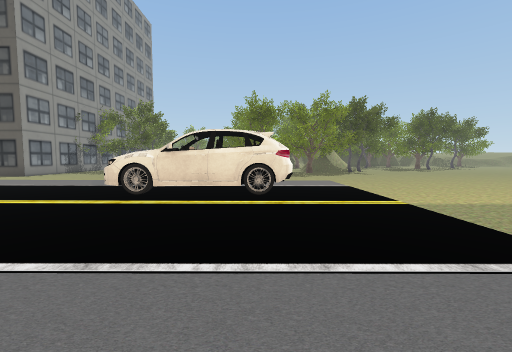
[1] (above)

24 first-person views from a walk through a Unity game level. The camera is 1.4 m above the floor, tilts 4° down and sees 90° across. The floor is counted in squares, 2 m on a side. Each view is taken from the middle of a square. On the plan, view 1 faces up. The plan holds only what a view shows up to about 9 squares ahead; the rest is blank. The place goes on beyond the plan. Some surface patterns are stand-ins.

[2]
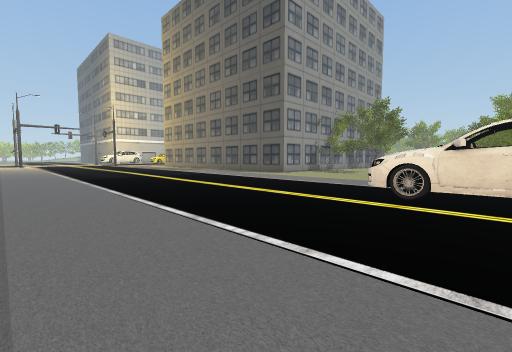

[3]
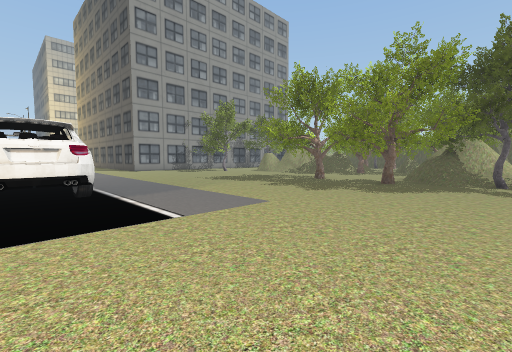

[4]
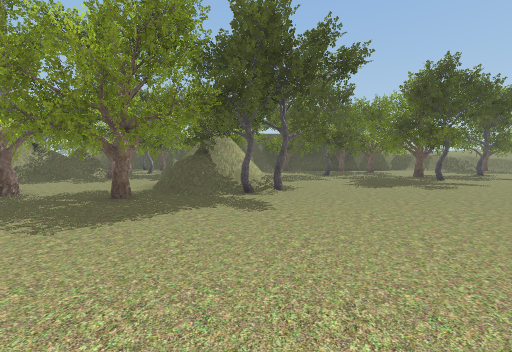

[5]
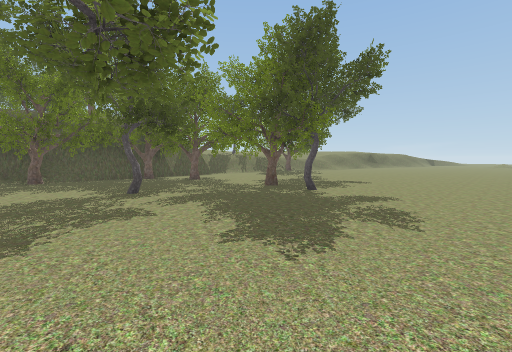

[6]
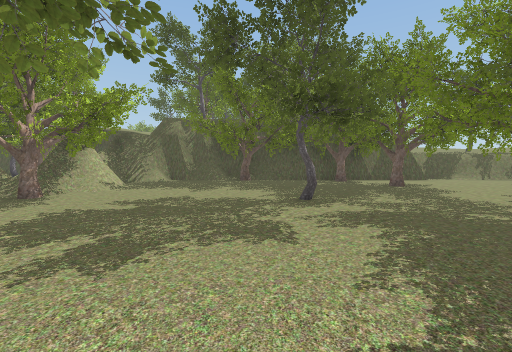

[7]
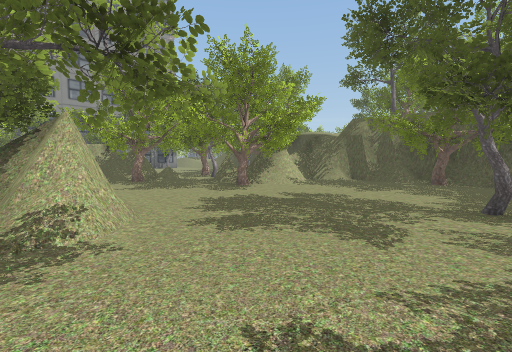

[8]
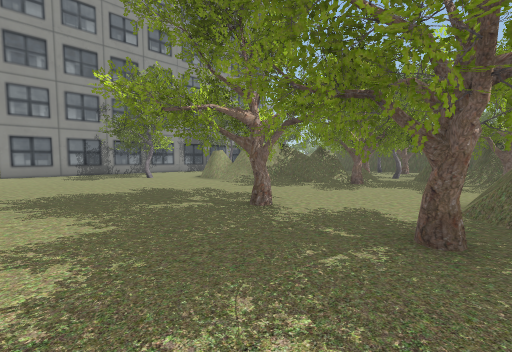

[9]
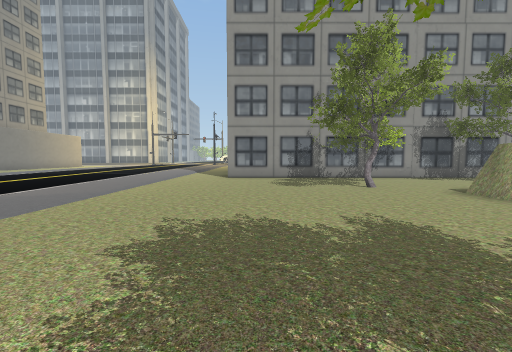

[10]
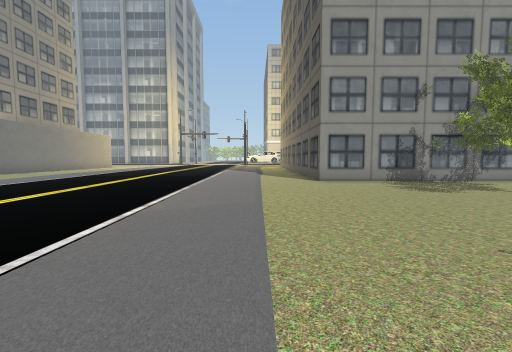

[11]
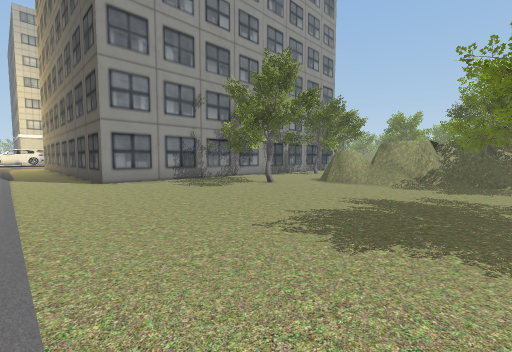

[12]
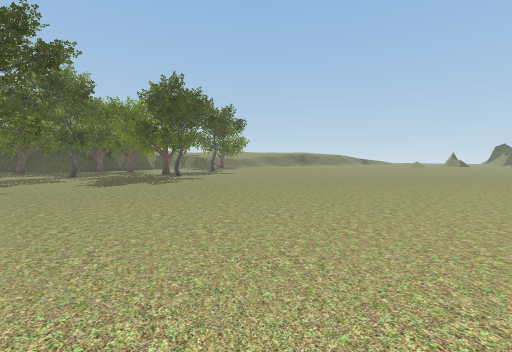

[13]
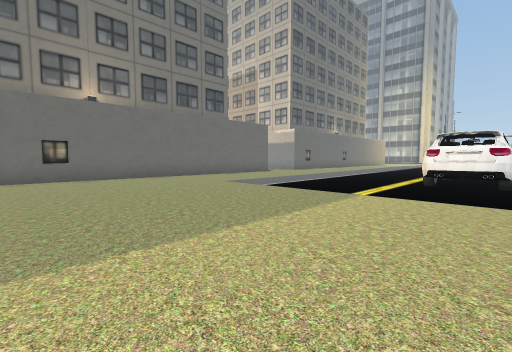

[14]
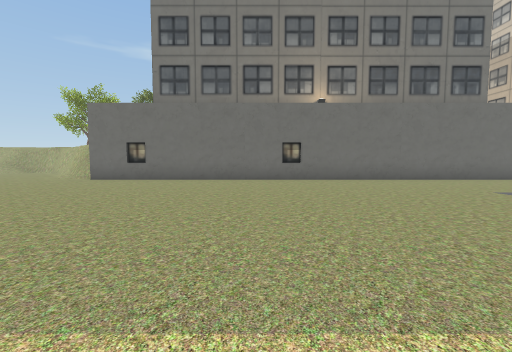

[15]
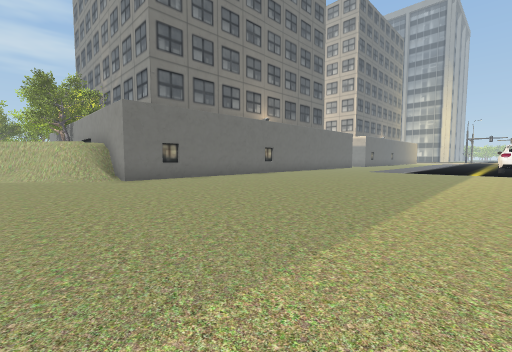

[16]
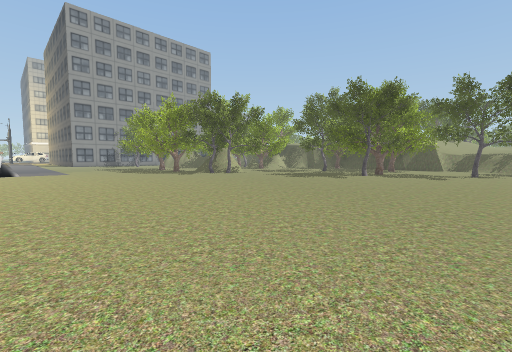

[17]
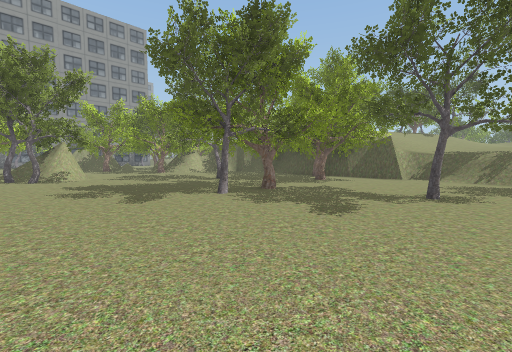

[18]
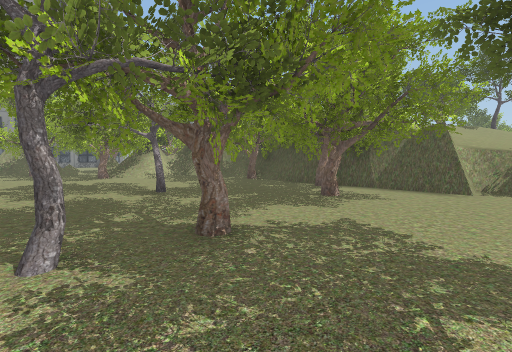

[19]
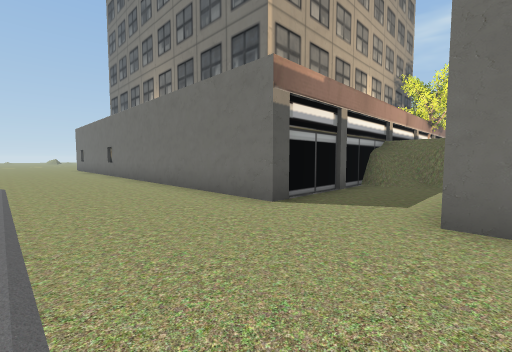

[20]
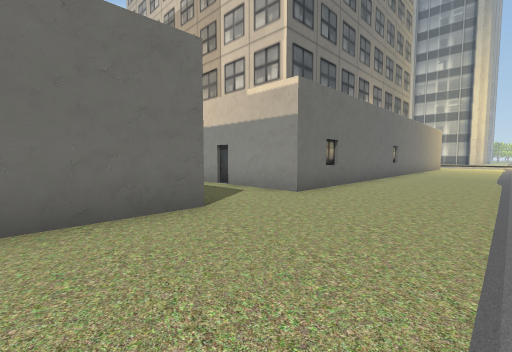

[21]
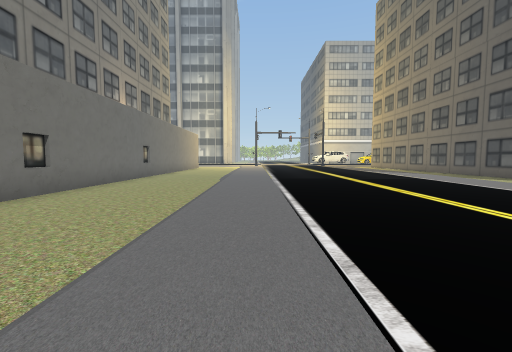

[22]
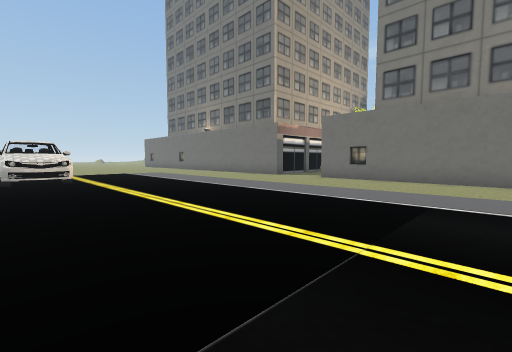

[23]
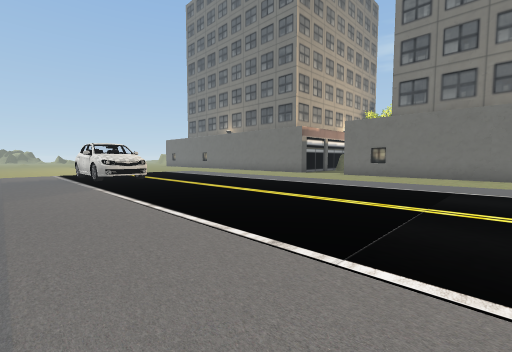

[24]
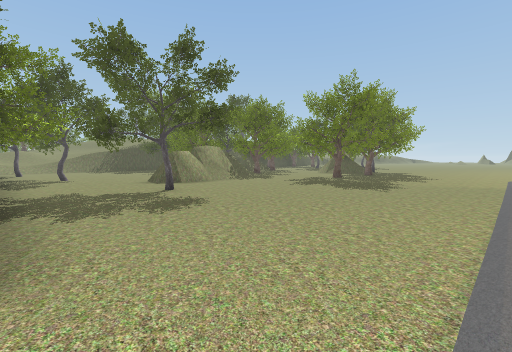

### Floor plan
Key: @ floor where view 1 was taken; # wall or solid block; . main floor; : floor 1.75 m higher than the main floor; + floor 2.5 m higher than the main floor; * floor 4.5 m higher than the main floor; / step, stairs or slope; = window, fence, low wall or low ledge; O other object.
Columns run from 11 left of view 1 to 15 right of it. Each row starts with its distance up from view 1.
 28                        //
 27                        //
 26                        //
 25                    O   //
 24                 #* OO  //::
 23          OOO  ####O#OO##==/
 22           OO  #//.OOO#O.../
 21               #..OO..OOO...
 20   OO     OO#####.....OOO...
 19   O#     OOO###O.....O....O
 18   O..     #OO.OO.....OO..O.
 17   O...  ###OO......O.O#O...
 16   O...####.OO........OO....
 15   OO..........###O.........
 14   O..O.....O..#OO..........
 13   OO......OOO.OOO..........
 12   O........O OO............
 11   O.......O..O.O...........
 10 OOO........................
  9 ...........................
  8 //.........................
  7 ...........................
  6 .........OOO...............
  5 ........OOOO...............
  4 ...........................
  3 ...........................
  2 ...........................
  1 ...........................
  0 //.........@...............
 -1 ...........................
 -2 ...........................
 -3 ...........................
 -4 ######..=###############=/.
 -5      #..=#             #/#.
 -6      #..=                /#
 -7      #..#
 -8      #===
 -9        +#
-10         #

Where each view was taken, in squares from view 1:
view 1: 0 up, 0 right, facing up
view 2: 0 up, 1 left, facing up-left
view 3: 5 up, 5 right, facing up-left
view 4: 8 up, 5 right, facing up
view 5: 13 up, 6 right, facing up-right
view 6: 14 up, 7 right, facing up
view 7: 14 up, 8 right, facing up-left
view 8: 10 up, 3 right, facing up-left
view 9: 11 up, 0 right, facing left
view 10: 8 up, 1 left, facing left
view 11: 8 up, 1 left, facing up-left
view 12: 7 up, 6 right, facing up-right
view 13: 6 up, 7 right, facing down-left
view 14: 5 up, 7 right, facing down
view 15: 5 up, 15 right, facing down-left
view 16: 6 up, 15 right, facing up-left
view 17: 13 up, 15 right, facing up-left
view 18: 16 up, 13 right, facing up-left
view 19: 0 up, 6 left, facing down-right
view 20: 0 up, 1 left, facing down-left
view 21: 1 up, 2 left, facing left
view 22: 6 up, 11 left, facing down-right
view 23: 8 up, 11 left, facing down-right
view 24: 8 up, 9 left, facing up-right
